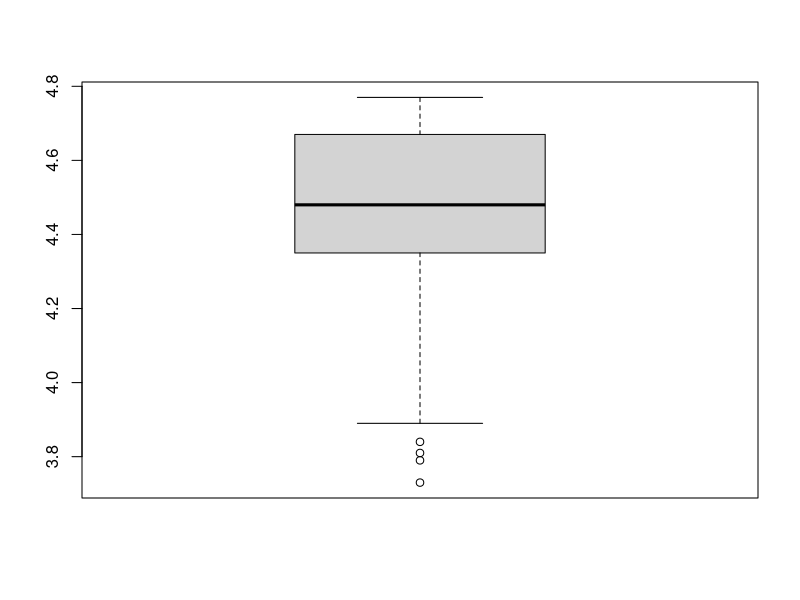
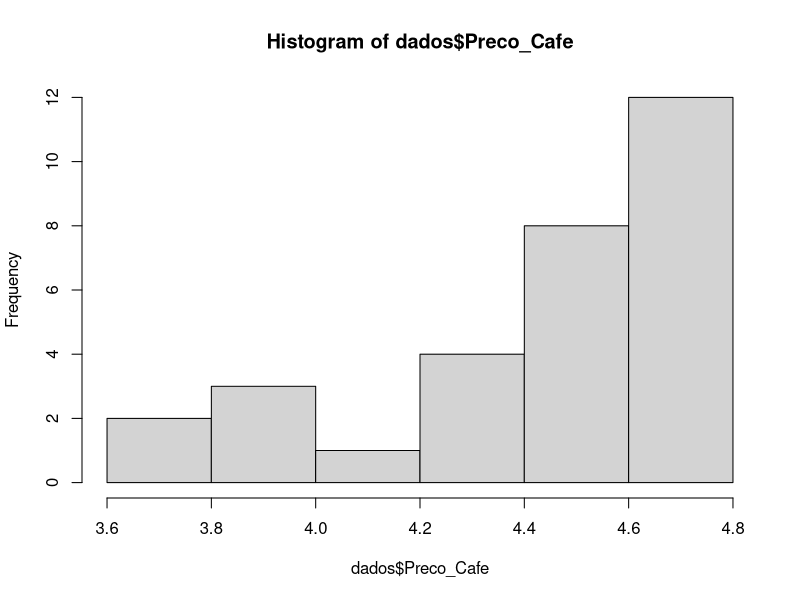
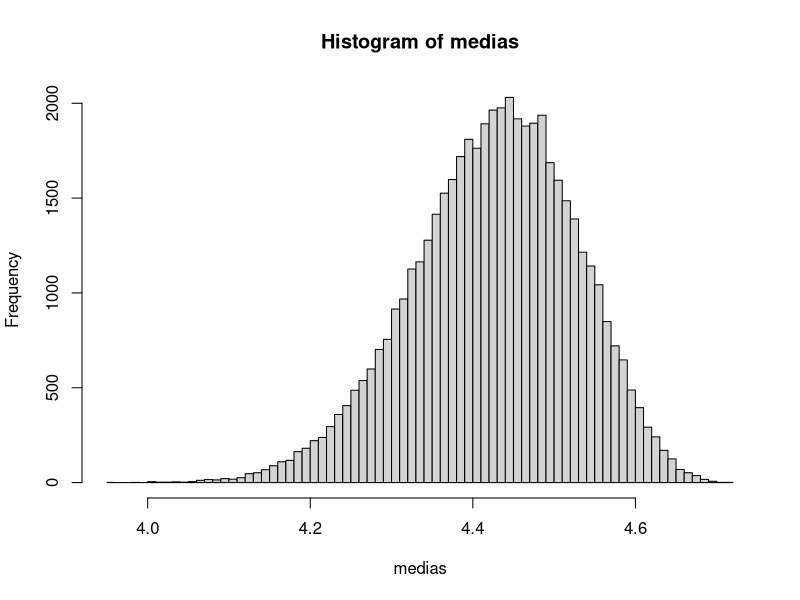

Recreate these plots in R, in order.
## ---- chunk 1
dados <- data.frame(
  
  Vendas_Cafe = c(18, 20, 23, 23, 23, 23, 24, 25, 26, 26, 26, 26, 27, 28, 28, 
                  29, 29, 30, 30, 31, 31, 33, 34, 35, 38, 39, 41, 44, 44, 46),
  
  Preco_Cafe  = c(4.77, 4.67, 4.75, 4.74, 4.63, 4.56, 4.59, 4.75, 4.75, 4.49, 
                  4.41, 4.32, 4.68, 4.66, 4.42, 4.71, 4.66, 4.46, 4.36, 4.47, 
                  4.43, 4.4, 4.61, 4.09, 3.73, 3.89, 4.35, 3.84, 3.81, 3.79),
  
  Promocao    = c("Nao", "Nao", "Nao", "Nao", "Nao", "Nao", "Nao", "Nao", "Sim", 
                  "Nao", "Sim", "Nao", "Nao", "Sim", "Sim", "Nao", "Sim", "Sim", 
                  "Sim", "Nao", "Nao", "Sim", "Sim", "Sim", "Nao", "Sim", "Sim", 
                  "Sim", "Sim", "Sim"),
  
  Preco_Leite = c(4.74, 4.81, 4.36, 4.29, 4.17, 4.66, 4.73, 4.11, 4.21, 4.25, 
                  4.62, 4.53, 4.44, 4.19, 4.37, 4.29, 4.57, 4.21, 4.77, 4, 4.31, 
                  4.34, 4.05, 4.73, 4.07, 4.75, 4, 4.15, 4.34, 4.15) 
  )

## ---- chunk 2

summary(object = dados$Preco_Cafe)

boxplot(x = dados$Preco_Cafe)

hist(x = dados$Preco_Cafe)

## ---- chunk 3

tot_sub_amostras <- 50000

i <- 0
medias <- 0

for(i in i:tot_sub_amostras){
  
  sub_amostra <- sample(x = dados$Preco_Cafe, size = 10, replace = T)
  
  medias[i] <- mean(x = sub_amostra)
  
}

hist(x = medias, breaks = 100)

## ---- chunk 4


# PARA UM NIVEL DE CONFIANCA DE 95%:
quantile(x = medias, probs = c(0.025, 1-0.025))


# PARA UM NIVEL DE CONFIANCA DE 90%
quantile(x = medias, probs = c(0.05, 0.95))


